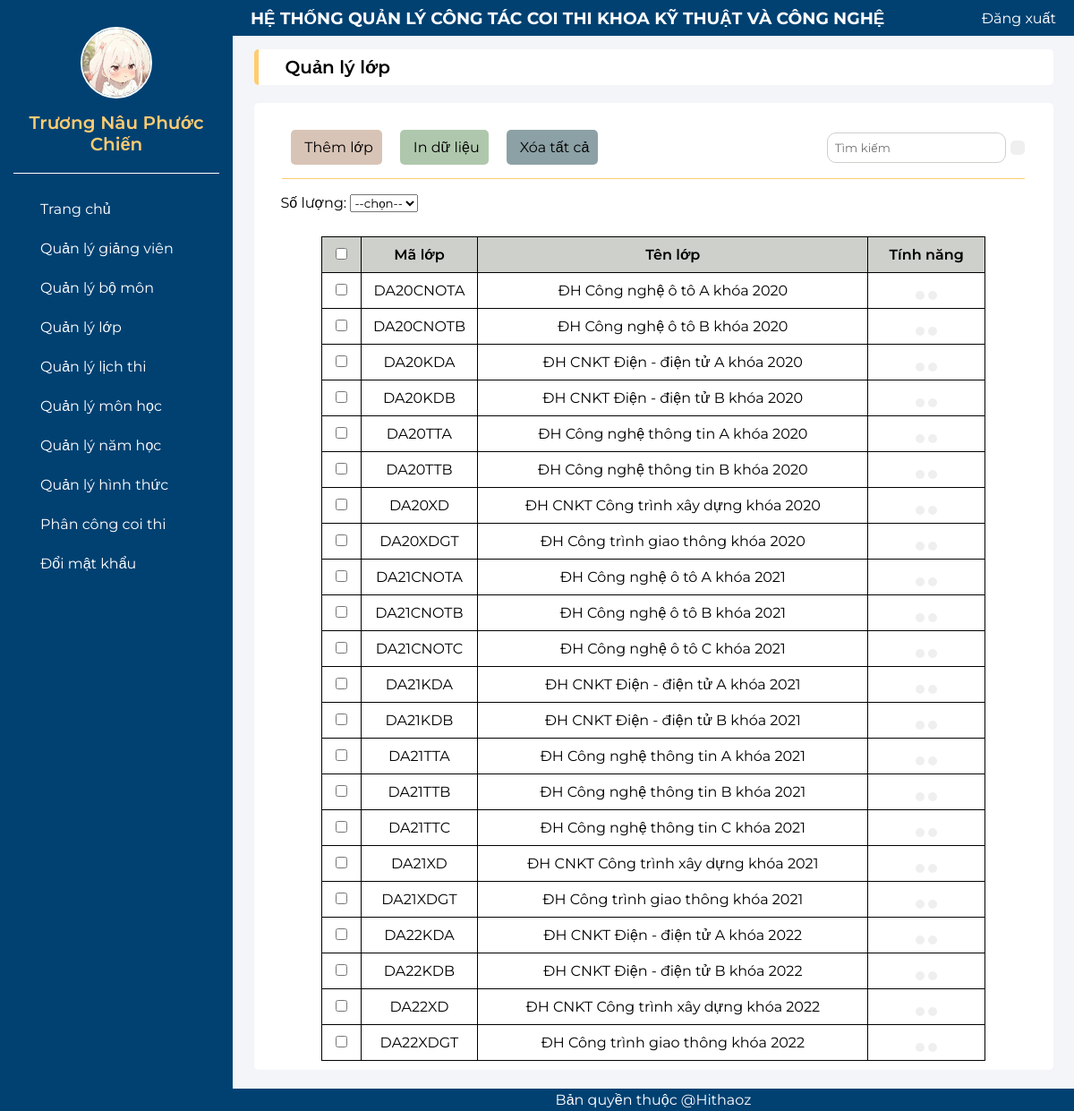
Screenshot of /QLL.php (signed in) with the database file from the repository.
### tables this page shows
CREATE TABLE `lop` (
  `malop` varchar(10) NOT NULL,
  `tenlop` varchar(100) NOT NULL
);

### QLL.php (the view, shortened to what this page needs)
<?php
include("header_admin.php");
?>
<div>
    <div class="top-center">
        <p>Quản lý lớp</p>
    </div>
    <div class="table-center">
        <div class="btn-center">
            <div class="btn-center-bt">
                <a href="them_lop.php" class="button button-them">
                    <p>Thêm lớp</p>
                </a>
                <a href="#" class="button button-in">
                    <p>In dữ liệu</p>
                </a>
                <a href="#" class="button button-xtt">
                    <p>Xóa tất cả</p>
                </a>
            </div>
            <div class="btn-center-search">
                <input type="text" name="tendn" placeholder="Tìm kiếm" required>
                <button type="submit"><ion-icon name="search-outline"></ion-icon></button>
            </div>
        </div>
        <div class="cdm">
            <form method="get" action="" id="pagination-form">
                <label for="itemsPerPage">Số lượng:</label>
                <select name="itemsPerPage" id="itemsPerPage" onchange="updateResultsPerPage()">
                    <option value="2">--chọn--</option>
                </select>
            </form>
        </div>
        <div class="table">
            <table width="85%" class="table-content">
                <tr style="background-color:#CDD0CB; font-weight:600;">
                    <td width="5%" height="40px"><input type="checkbox"></td>
                    <td width="15%">Mã lớp</td>
                    <td width="50%">Tên lớp</td>
                    <td width="15%">Tính năng</td>
                </tr>
                <?php
                include("ketnoi.php");
                $sql = "SELECT * FROM lop";
                $kq = mysqli_query($conn, $sql) or die("Không thể xuất thông tin người dùng " . mysqli_error());
                while ($row = mysqli_fetch_array($kq)) {
                    echo "<tr>";
                    echo "<td height='40px'><input type='checkbox'></td>";
                    echo "<td>" . $row["malop"] . "</td>";
                    $usern = $row["malop"];
                    echo "<td>" . $row["tenlop"] . "</td>";
                    echo "<td class='table-icon'>
                    <a href='sua_lop.php?user=$usern'><button><ion-icon name='create-outline'></ion-icon></button></a>
                    <a href='xoa_lop.php?user=$usern'><button><ion-icon name='trash-outline'></button></ion-icon></a>
                    </td>";
                    echo "</tr>";
                }
                ?>
            </table>
        </div>
    </div>
</div>
<?php
include("footer_admin.php");
?>

### header_admin.php (shortened to what this page needs)
<!DOCTYPE html>
<html lang="en">
<head>
    <link rel="stylesheet" href="css_admin.css">
</head>
<body>
    <?php
    include("ketnoi.php");
    $userlogin = $_SESSION["admin"];
    $sql2 = "select * from admin where email='" . $userlogin . "'";
    $kq2 = mysqli_query($conn, $sql2) or die("Không thể xuất thông tin người dùng " . mysqli_error());
    $admin_login =  mysqli_fetch_array($kq2);
    ?>
    <div class="container">
        <div class="b-left">
            <div class="b-ava">
                <img src="<?php echo $admin_login["hinhdaidien"]; ?>" alt="Profile Picture">
                <label><?php echo $admin_login["hoten"]; ?></label>
            </div>
            <div class="s-left">
                <a href="admin.php" class="s-left-item">
                    <p>Trang chủ</p>
                </a>
                <a href="QLGV.php" class="s-left-item">
                    <p>Quản lý giảng viên</p>
                </a>
                <a href="QLBM.php" class="s-left-item">
                    <p>Quản lý bộ môn</p>
                </a>
                <a href="QLL.php" class="s-left-item">
                    <p>Quản lý lớp</p>
                </a>
                <a href="QLLT.php" class="s-left-item">
                    <p>Quản lý lịch thi</p>
                </a>
                <a href="QLMH.php" class="s-left-item">
                    <p>Quản lý môn học</p>
                </a>
                <a href="QLNH.php" class="s-left-item">
                    <p>Quản lý năm học</p>
                </a>
                <a href="QLHT.php" class="s-left-item">
                    <p>Quản lý hình thức</p>
                </a>
                <a href="QLPCCT.php" class="s-left-item">
                    <p>Phân công coi thi</p>
                </a>
                <a href="#" class="s-left-item">
                    <p>Đổi mật khẩu</p>
                </a>
            </div>
        </div>
        <div class="b-right">
            <div class="s_dx">
                <h3>HỆ THỐNG QUẢN LÝ CÔNG TÁC COI THI KHOA KỸ THUẬT VÀ CÔNG NGHỆ</h3>
                <a href="logout.php" class="s_dx_item">
                    <p>Đăng xuất</p>
                </a>
            </div>
            <div class="content">

### css_admin.css (style rules this page uses)
* { margin: 0; padding: 0; box-sizing: border-box; font-family: 'Montserrat', sans-serif; }
html { scroll-behavior: smooth; }
.container { display: flex; height: 100vh; }
.b-right { display: flex; flex-direction: column; flex: 1; height: 100%; }
.b-left { width: 260px; background-color: #004172; height: 100%; padding: 30px 15px; }
.b-ava img { width: 80px; height: 80px; display: block; border-radius: 50%; margin: 0 auto; border: 2px solid #ffffff; margin-bottom: 15px; }
.b-ava { font-size: 20px; font-weight: 600; color: #FFCC70; margin: 0 auto; text-align: center; border-bottom: 1px solid #ffffff; padding-bottom: 20px; }
.s-left { display: flex; flex-direction: column; gap: 5px; padding-top: 20px; }
.s-left-item { display: flex; align-items: center; color: #ffffff; gap: 15px; padding: 10px 10px; }
.s-left-item { color: #ffffff; text-decoration: none; }
.s_dx { display: flex; justify-content: space-between; align-items: center; padding: 0 20px; width: 100%; background-color: #004172; height: 40px; color: #ffffff; }
.s_dx_item { display: flex; align-items: center; color: #ffffff; gap: 15px; padding: 10px 0; align-items: center; text-decoration: none; }
.content { height: 100%; overflow-y: auto; flex: 1; background-color: #f4f5f8; }
.top-center { display: flex; align-items: center; width: 95%; background-color: #ffffff; height: 40px; padding-left: 30px; margin: 0 auto; border-radius: 5px; margin-top: 15px; margin-bottom: 20px; border-left: 5px solid #FFCC70; }
.top-center p { color: #000000; font-weight: 600; font-size: 20px; }
.table-center { display: flex; width: 95%; background-color: #ffffff; margin: 0 auto; border-radius: 5px; padding: 10px 10px; flex-direction: column; margin-bottom: 20px; }
.btn-center { display: flex; justify-content: space-between; align-items: center; width: 95%; margin: 10px auto; border-bottom: 1px solid #FFCC70; padding-bottom: 5px; }
.btn-center-bt { display: flex; align-items: center; }
.button { display: flex; align-items: center; margin: 10px; gap: 5px; border-radius: 5px; justify-content: center; padding: 10px 10px; text-decoration: none; color: black; }
.button-them { background-color: #D8C4B6; }
.button-in { background-color: #AFC8AD; }
.button-xtt { background-color: #8CA1A5; }
.btn-center-search { display: flex; align-items: center; gap: 5px; }
.btn-center-search input { padding: 8px 8px; border-radius: 10px; border: none; width: 200px; color: darkgrey; background-color: EEEEEE; border: 1px solid #CDD0CB; display: flex; }
.btn-center-search button { padding: 8px 8px; border-radius: 5px; border: none; }
.cdm { display: flex; padding: 7px 0; margin-left: 20px; }
table, th, td { border: 1px solid black; text-align: center; }
.table-content { border-collapse: collapse; text-align: center; margin: 0 auto; margin-top: 20px; }
.table-icon button { padding: 5px 5px; border-radius: 5px; border: none; }

### rows the page displays
lop: malop "DA20CNOTA", tenlop "ĐH Công nghệ ô tô A khóa 2020"
lop: malop "DA20CNOTB", tenlop "ĐH Công nghệ ô tô B khóa 2020"
lop: malop "DA20KDA", tenlop "ĐH CNKT Điện - điện tử A khóa 2020"
lop: malop "DA20KDB", tenlop "ĐH CNKT Điện - điện tử B khóa 2020"
lop: malop "DA20TTA", tenlop "ĐH Công nghệ thông tin A khóa 2020"
lop: malop "DA20TTB", tenlop "ĐH Công nghệ thông tin B khóa 2020"
lop: malop "DA20XD", tenlop "ĐH CNKT Công trình xây dựng khóa 2020"
lop: malop "DA20XDGT", tenlop "ĐH Công trình giao thông khóa 2020"
lop: malop "DA21CNOTA", tenlop "ĐH Công nghệ ô tô A khóa 2021"
lop: malop "DA21CNOTB", tenlop "ĐH Công nghệ ô tô B khóa 2021"
lop: malop "DA21CNOTC", tenlop "ĐH Công nghệ ô tô C khóa 2021"
lop: malop "DA21KDA", tenlop "ĐH CNKT Điện - điện tử A khóa 2021"
lop: malop "DA21KDB", tenlop "ĐH CNKT Điện - điện tử B khóa 2021"
lop: malop "DA21TTA", tenlop "ĐH Công nghệ thông tin A khóa 2021"
lop: malop "DA21TTB", tenlop "ĐH Công nghệ thông tin B khóa 2021"
lop: malop "DA21TTC", tenlop "ĐH Công nghệ thông tin C khóa 2021"
lop: malop "DA21XD", tenlop "ĐH CNKT Công trình xây dựng khóa 2021"
lop: malop "DA21XDGT", tenlop "ĐH Công trình giao thông khóa 2021"
lop: malop "DA22KDA", tenlop "ĐH CNKT Điện - điện tử A khóa 2022"
lop: malop "DA22KDB", tenlop "ĐH CNKT Điện - điện tử B khóa 2022"
lop: malop "DA22XD", tenlop "ĐH CNKT Công trình xây dựng khóa 2022"
lop: malop "DA22XDGT", tenlop "ĐH Công trình giao thông khóa 2022"

### other values shown
$admin_login["hoten"] "Trương Nâu Phước Chiến"
